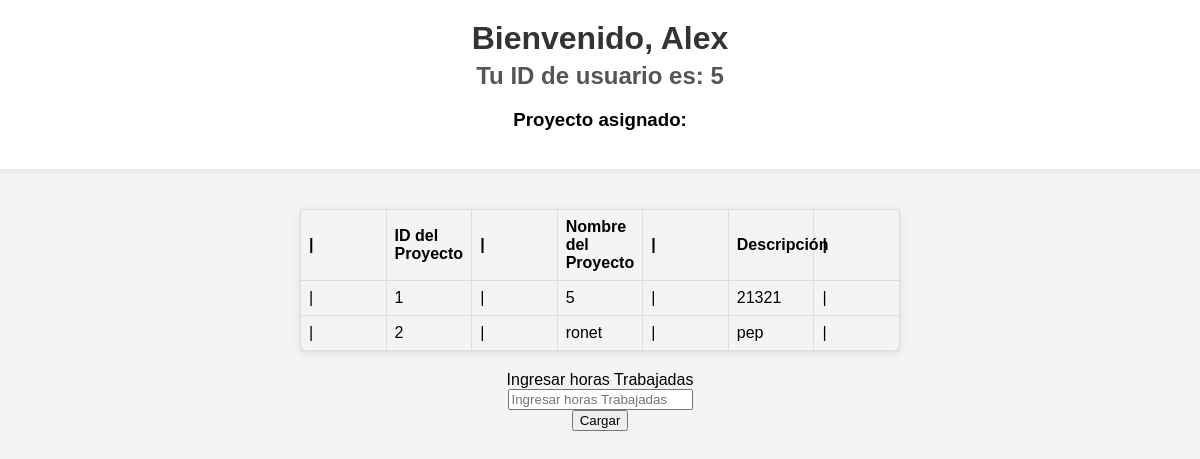
The page /home.php (signed in) on the database its author committed.
### tables this page shows
CREATE TABLE IF NOT EXISTS `proyectos` (
  `ID_Proyecto` int NOT NULL AUTO_INCREMENT,
  `Nombre_Proyecto` varchar(100) DEFAULT NULL,
  `Descripcion` text,
  `Fecha_Inicio` date DEFAULT NULL,
  `Fecha_Fin` date DEFAULT NULL,
  PRIMARY KEY (`ID_Proyecto`)
);

### home.php (the view, shortened to what this page needs)
<?php
include "db_conn.php";
$sql = "SELECT * FROM proyectos";
$result = mysqli_query($conn, $sql);
?>
<!DOCTYPE html>
<html>
<head>
    <link rel="stylesheet" type="text/css" href="home.css">
</head>
<header><h1>Bienvenido, <?php echo $_SESSION['name']; ?></h1>
<h2>Tu ID de usuario es: <?php echo $_SESSION['id']; ?></h2>
<h3>Proyecto asignado: <?php echo $_SESSION['Proyecto']; ?></h3>
</header>
<body align="center">
     <table class="default">
        <tr align="center">
            <th>|</th>
            <th>ID del Proyecto</th>
            <th>|</th>
            <th>Nombre del Proyecto</th>
            <th>|</th>
            <th>Descripción</th>
            <th>|</th>
        </tr>
        <?php while ($row = mysqli_fetch_assoc($result)) { ?>
            <tr align='center'>
                <td>|</td>
                <td><?php echo $row['ID_Proyecto']; ?></td>
                <td>|</td>
                <td><?php echo $row['Nombre_Proyecto']; ?></td>
                <td>|</td>
                <td><?php echo $row['Descripcion']; ?></td>
                <td>|</td>
            </tr>
        <?php } ?>
    </table>
 <footer>
    <form action="ingreso.php" method="post">
    <label >Ingresar horas Trabajadas</label> <br>
    <input type="text" name="Horas" placeholder="Ingresar horas Trabajadas"><br>
    <Button type="submit">Cargar</Button>
    </form>
 </footer>
</body>
</html>

### home.css (style rules this page uses)
body { font-family: Arial, sans-serif; background-color: #f4f4f4; margin: 0; padding: 100; display: flex; flex-direction: column; align-items: center; height: 100vh; }
header { width: 100%; text-align: center; padding: 20px; background-color: #fff; box-shadow: 0 0 10px rgba(0, 0, 0, 0.1); margin-bottom: 20px; }
h1 { color: #333; margin: 0; }
h2 { color: #555; margin: 5px 0; }
table.default { width: 50%; border-collapse: collapse; margin: 20px 0; font-size: 16px; min-width: 400px; border: 1px solid #ccc; border-radius: 8px; padding: 20px; box-shadow: 0 2px 10px rgba(0, 0, 0, 0.1); }
th, td { border: 1px solid #ddd; padding: 8px; text-align: left; }
body { margin: 0; padding: 0; width: 100vw; overflow-x: hidden; }
table { width: 100%; table-layout: fixed; }

### rows shown on the page
proyectos: ID_Proyecto "1", Nombre_Proyecto "5", Descripcion "21321"
proyectos: ID_Proyecto "2", Nombre_Proyecto "ronet", Descripcion "pep"

### other values the page prints
$_SESSION['name'] "Alex"
$_SESSION['id'] "5"
